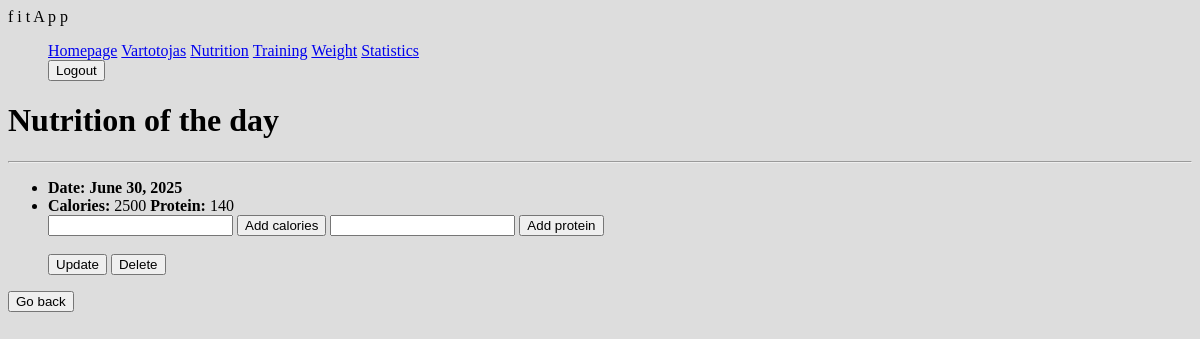
The page /fitness/nutrition/14 (signed in) on the database its author committed.
### fitness/models.py (models this page shows, shortened)
class DayOfEating(models.Model):
    date = models.DateField('Date', default=date.today)
    kcal = models.IntegerField('Calories', blank=True, null=True)
    protein = models.IntegerField('Protein', blank=True, null=True)
    athlete = models.ForeignKey(User, on_delete=models.SET_NULL, null=True, blank=True)
    class Meta:
        verbose_name = 'Day of eating'
        verbose_name_plural = 'Days of eating'

### fitness/views.py (the view, shortened to what this page needs)
# urls.py: path('nutrition/<int:pk>', views.DayOfEatingDetailView.as_view(), name='nutrition-details'),
class DayOfEatingDetailView(LoginRequiredMixin, DetailView):
    model = DayOfEating
    template_name = 'day_of_eating_details.html'

### templates/day_of_eating_details.html (shortened to what this page needs)
{% extends "base.html" %}
{% block content %}
    <h1>Nutrition of the day</h1>
    <hr>
    <ul id="atitraukta">
        <li><strong >Date: {{object.date}}</strong></li>
        <li><strong>Calories:</strong> {{object.kcal}}
            <strong>Protein:</strong> {{object.protein}}
        </li>
        <form method="post">
            <input type="number" name="calories">
            <button type="submit" name="action" value="Add calories">Add calories</button>
            <input type="number" name="protein">
            <button type="submit" name="action" value="Add protein">Add protein</button>
        </form>
                <br/>
        <div>
          <a href="{% url 'nutrition-update' object.id %}" ><button>Update</button></a>
          <a href="{% url 'nutrition-delete' object.id %}" ><button id="destroy">Delete</button></a>
        </div>
    </ul>
    <a href="{% url 'nutrition' %}"><button>Go back</button></a>
{% endblock %}

### templates/base.html (shortened to what this page needs)
<!DOCTYPE html>
<html>
<head>
  {% load static %}
  <link rel="stylesheet" href="{% static 'css/styles.css' %}">
</head>
<body>
 <nav class="navbar" >
  <div class="container-fluid">
    <a class="navbar-brand">f i t A p p</a>
    <ul class="navbar-nav mx-2">
      <li class="nav-item active"><a class="nav-link" href="{% url 'index' %}">Homepage</a></li>
      {% if user.is_authenticated %}
          <li class="nav-item">
              <a class="nav-link" href="{% url 'profile' %}">{{ user.get_username }}</a>
          </li>
          <li class="nav-item active"><a class="nav-link" href="{% url 'nutrition' %}">Nutrition</a></li>
          <li class="nav-item active"><a class="nav-link" href="{% url 'workouts' %}">Training</a></li>
          <li class="nav-item active"><a class="nav-link" href="{% url 'weighting' %}">Weight</a></li>
          <li class="nav-item active"><a class="nav-link" href="{% url 'chart-view' %}">Statistics</a></li>
          <li class="nav-item">
            <form method="post" action="{% url 'logout' %}">
                <button type="submit" id="destroy">Logout</button>
            </form>
          </li>
      {% else %}
        <li class="nav-item"><a class="nav-link" href="{% url 'login'%}">Login</a></li>
        <li class="nav-item"><a class="nav-link" href="{% url 'register'%}">Sign up</a></li>
      {% endif %}
    </ul>
  </div>
 </nav>
 <div class="col-sm-10 ">
      {% block content %}
      {% endblock %}
 </div>
</body>
</html>

### fitness/static/css/styles.css (style rules this page uses)
body { background: #dddddd; }
li.nav-item { display: inline; }

### rows shown on the page
DayOfEating: date "June 30, 2025", kcal "2500", protein "140"

### other values the page prints
{{ user.get_username }} "Vartotojas"
